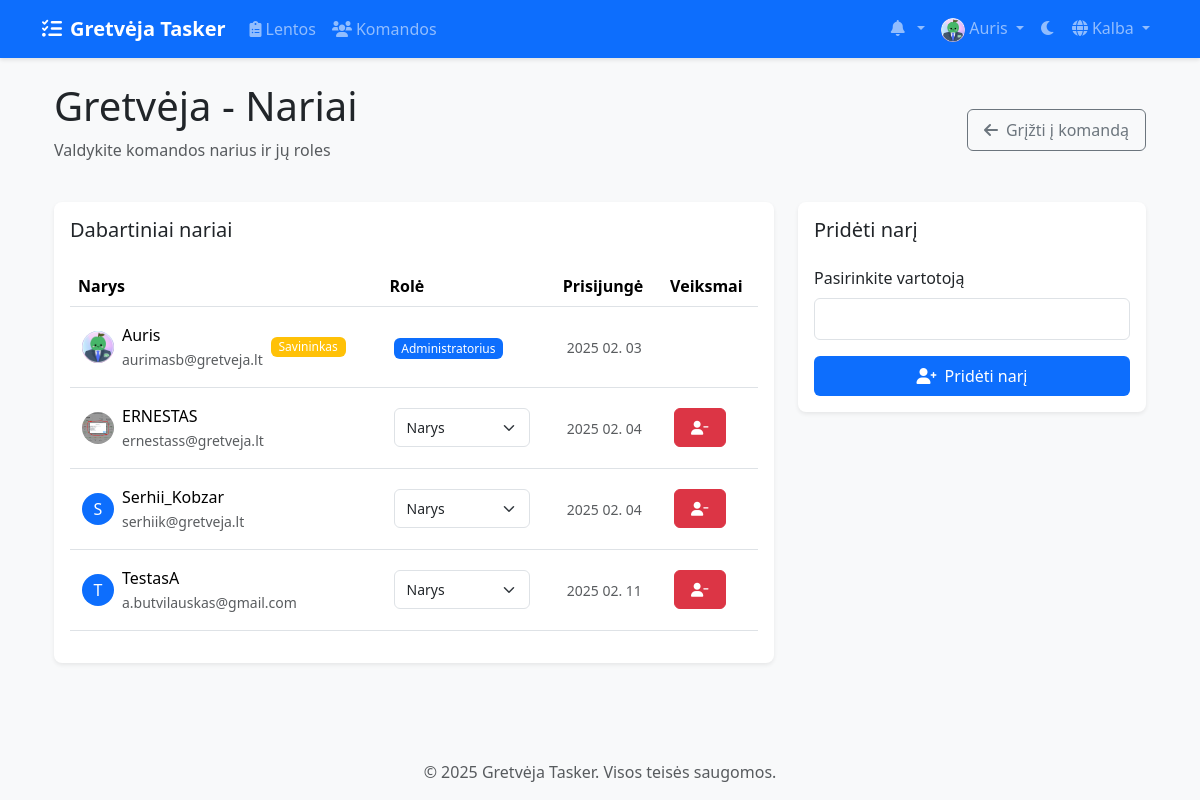
Screenshot of /lt/teams/1/members/ (signed in) with the database file from the repository.
### accounts/models.py (models this page shows, shortened)
class CustomUser(AbstractUser):
    email = models.EmailField(_('email address'), unique=True)
    avatar = models.ImageField(upload_to='avatars/', null=True, blank=True)
    bio = models.TextField(max_length=500, blank=True)
    theme_preference = models.CharField(
        max_length=10,
        choices=[('light', 'Light'), ('dark', 'Dark')],
        default='light'
    )
    notification_preferences = models.JSONField(
        default=dict,
        help_text=_('User notification preferences')
    )
    class Meta:
        verbose_name = _('user')
        verbose_name_plural = _('users')

### teams/models.py (models this page shows, shortened)
class Team(models.Model):
    name = models.CharField(max_length=100)
    description = models.TextField(blank=True)
    created_at = models.DateTimeField(auto_now_add=True)
    updated_at = models.DateTimeField(auto_now=True)
    owner = models.ForeignKey(
        settings.AUTH_USER_MODEL,
        on_delete=models.CASCADE,
        related_name='owned_teams'
    )
    members = models.ManyToManyField(
        settings.AUTH_USER_MODEL,
        through='TeamMembership',
        related_name='teams'
    )

class TeamMembership(models.Model):
    ROLE_CHOICES = [
        ('member', 'Member'),
        ('admin', 'Admin'),
    ]
    team = models.ForeignKey(Team, on_delete=models.CASCADE)
    user = models.ForeignKey(settings.AUTH_USER_MODEL, on_delete=models.CASCADE)
    role = models.CharField(max_length=20, choices=ROLE_CHOICES, default='member')
    joined_at = models.DateTimeField(auto_now_add=True)
    class Meta:
        unique_together = ('team', 'user')

### teams/views/member_views.py (the view)
# urls.py: path('<int:team_id>/members/', views.team_members, name='team_members'),
@login_required
def team_members(request, team_id):
    team = get_object_or_404(Team, id=team_id)
    if not team.members.filter(id=request.user.id).exists():
        messages.error(request, "You don't have access to this team.")
        return redirect('teams:team_list')
    members = TeamService.get_member_info(team)
    users = User.objects.exclude(id__in=team.members.values_list('id', flat=True))
    return render(request, 'teams/team_members.html', {
        'team': team,
        'members': members,
        'users': users,
        'is_admin': can_manage_team(request.user, team)
    })

### teams/permissions.py (called while the page is built)
def can_manage_team(user, team):
    return team.owner == user or is_team_admin(user, team)

### teams/services/team_service.py (called while the page is built)
    @staticmethod
    def get_member_info(team):
        return team.teammembership_set.all().select_related('user')

### templates/teams/team_members.html (shortened to what this page needs)
{% extends 'base.html' %}
{% load static %}
{% block content %}
<div class="container">
    <div class="d-flex justify-content-between align-items-center mb-4">
        <div>
            <h1 class="mb-2">{{ team.name }} - Nariai</h1>
            <p class="text-muted">Valdykite komandos narius ir jų roles</p>
        </div>
        <a href="{% url 'teams:team_detail' team_id=team.id %}" class="btn btn-outline-secondary">
            <i class="fas fa-arrow-left me-2"></i>Grįžti į komandą
        </a>
    </div>
    <div class="row">
        <div class="col-lg-8">
            <div class="card shadow-sm">
                <div class="card-body">
                    <h5 class="card-title mb-4">Dabartiniai nariai</h5>
                    <div class="table-responsive">
                        <table class="table table-hover align-middle">
                            <thead>
                                <tr>
                                    <th>Narys</th>
                                    <th>Rolė</th>
                                    <th>Prisijungė</th>
                                    {% if is_admin %}
                                    <th>Veiksmai</th>
                                    {% endif %}
                                </tr>
                            </thead>
                            <tbody>
                                {% for membership in members %}
                                <tr>
                                    <td>
                                        <div class="d-flex align-items-center">
                                            {% if membership.user.avatar %}
                                                <img src="{{ membership.user.avatar.url }}" alt="Avatar"
                                                     class="rounded-circle me-2" width="32" height="32">
                                            {% else %}
                                                <div class="rounded-circle bg-primary text-white d-flex align-items-center justify-content-center me-2"
                                                     style="width: 32px; height: 32px;">
                                                    {{ membership.user.username|make_list|first|upper }}
                                                </div>
                                            {% endif %}
                                            <div>
                                                <div>{{ membership.user.username }}</div>
                                                <small class="text-muted">{{ membership.user.email }}</small>
                                            </div>
                                            {% if membership.user == team.owner %}
                                            <span class="badge bg-warning ms-2">Savininkas</span>
                                            {% endif %}
                                        </div>
                                    </td>
                                    <td>
                                        {% if is_admin and membership.user != team.owner %}
                                        <form method="post" action="{% url 'teams:change_member_role' team_id=team.id user_id=membership.user.id %}"
                                              class="d-flex align-items-center">
                                            <select name="role" class="form-select form-select-sm"
                                                    onchange="this.form.submit()" style="width: auto;">
                                                <option value="member" {% if membership.role == 'member' %}selected{% endif %}>
                                                    Narys
                                                </option>
                                            </select>
                                        </form>
                                        {% else %}
                                        <span class="badge {% if membership.role == 'admin' %}bg-primary{% else %}bg-secondary{% endif %}">
                                            {% if membership.role == 'admin' %}Administratorius{% else %}Narys{% endif %}
                                        </span>
                                        {% endif %}
                                    </td>
                                    <td>
                                        <small class="text-muted">
                                            {{ membership.joined_at|date:"Y m. d" }}
                                        </small>
                                    </td>
                                    {% if is_admin %}
                                    <td>
                                        {% if membership.user != team.owner %}
                                        <button type="button" class="btn btn-sm btn-danger"
                                                onclick="showRemoveMemberModal('{{ membership.user.id }}', '{{ membership.user.username }}')">
                                            <i class="fas fa-user-minus"></i>
                                        </button>
                                        {% endif %}
                                    </td>
                                    {% endif %}
                                </tr>
                                {% endfor %}
                            </tbody>
                        </table>
                    </div>
                </div>
            </div>
        </div>
        {% if is_admin %}
        <div class="col-lg-4">
            <div class="card shadow-sm">
                <div class="card-body">
                    <h5 class="card-title mb-4">Pridėti narį</h5>
                    <form method="post" action="{% url 'teams:add_member' team_id=team.id %}">
                        <div class="mb-3">
                            <label class="form-label" for="selectTeamMember">Pasirinkite vartotoją</label>
                            <select name="user_id" id="selectTeamMember" class="form-control">
                            </select>
                        </div>
                        <div class="d-grid">
                            <button type="submit" class="btn btn-primary">
                                <i class="fas fa-user-plus me-2"></i>Pridėti narį
                            </button>
                        </div>
                    </form>
                </div>
            </div>
        </div>
        {% endif %}
    </div>
</div>
{% endblock %}

### templates/base.html (shortened to what this page needs)
{% load static %}
{% load compress %}
{% load i18n %}
<!DOCTYPE html>
<html lang="{{ LANGUAGE_CODE }}" data-bs-theme="light">
<head>
    <link href="https://cdn.jsdelivr.net/npm/bootstrap@5.3.2/dist/css/bootstrap.min.css" rel="stylesheet">
    <link href="https://cdnjs.cloudflare.com/ajax/libs/font-awesome/6.0.0/css/all.min.css" rel="stylesheet">
    <link href="https://cdn.jsdelivr.net/npm/select2@4.1.0-rc.0/dist/css/select2.min.css" rel="stylesheet">
    <link href="https://cdn.jsdelivr.net/npm/select2-bootstrap-5-theme@1.3.0/dist/select2-bootstrap-5-theme.min.css" rel="stylesheet">
    {% compress css %}
    <link href="{% static 'css/style.css' %}" rel="stylesheet">
    {% endcompress %}
</head>
<body>
    <nav class="navbar navbar-expand-lg navbar-dark bg-primary">
        <div class="container">
            <a class="navbar-brand" href="{% url 'home' %}">
                <i class="fas fa-tasks me-2"></i>{% trans "Gretvėja Tasker" %}
            </a>
            <div class="collapse navbar-collapse" id="navbarNav">
                <ul class="navbar-nav me-auto">
                    {% if user.is_authenticated %}
                        <li class="nav-item">
                            <a class="nav-link" href="{% url 'boards:board_list' %}">
                                <i class="fas fa-clipboard-list me-1"></i>{% trans "Boards" %}
                            </a>
                        </li>
                        <li class="nav-item">
                            <a class="nav-link" href="{% url 'teams:team_list' %}">
                                <i class="fas fa-users me-1"></i>{% trans "Teams" %}
                            </a>
                        </li>
                    {% endif %}
                </ul>
                <ul class="navbar-nav">
                    {% if user.is_authenticated %}
                        <li class="nav-item dropdown">
                            <a class="nav-link dropdown-toggle" href="#" id="notificationsDropdown" role="button" data-bs-toggle="dropdown">
                                <i class="fas fa-bell me-1"></i>
                            </a>
                        </li>
                        <li class="nav-item dropdown">
                            <a class="nav-link dropdown-toggle" href="#" id="userDropdown" role="button" data-bs-toggle="dropdown">
                                {% if user.avatar %}
                                    <img src="{{ user.avatar.url }}" alt="{% trans 'Avatar' %}" class="rounded-circle" width="24" height="24">
                                {% else %}
                                    <i class="fas fa-user-circle"></i>
                                {% endif %}
                                {{ user.username }}
                            </a>
                        </li>
                    {% endif %}
                    <li class="nav-item">
                        <button class="btn nav-link" id="theme-toggle">
                            <i class="fas fa-moon"></i>
                        </button>
                    </li>
                    <li class="nav-item dropdown">
                        <a class="nav-link dropdown-toggle" href="#" id="languageDropdown" role="button" data-bs-toggle="dropdown">
                            <i class="fas fa-globe me-1"></i>{% trans "Language" %}
                        </a>
                                {% get_current_language as CURRENT_LANGUAGE %}
                                {% get_available_languages as LANGUAGES %}
                    </li>
                </ul>
            </div>
        </div>
    </nav>
    <main class="container my-4">
        {% block content %}{% endblock %}
    </main>
    <footer class="footer mt-auto py-3 bg-light">
        <div class="container text-center">
            <span class="text-muted">© {% now "Y" %} Gretvėja Tasker. {% trans "All rights reserved." %}</span>
        </div>
    </footer>
</body>
</html>

### staticfiles/css/style.css (style rules this page uses)
:root { --primary-color: #0d6efd; --secondary-color: #6c757d; --success-color: #198754; --info-color: #0dcaf0; --warning-color: #ffc107; --danger-color: #dc3545; --light-color: #f8f9fa; --dark-color: #212529; --todo-color: #ff6b6b; --doing-color: #ffd93d; --done-color: #6bcb77; --rejected-color: #4d96ff; }
body { min-height: 100vh; display: flex; flex-direction: column; background-color: var(--bs-gray-100); }
main { flex: 1; }
.navbar { box-shadow: 0 2px 4px rgba(0,0,0,0.1); }
.navbar-brand { font-weight: bold; }
.card { border-radius: 0.5rem; box-shadow: 0 0.125rem 0.25rem rgba(0,0,0,0.075); transition: transform 0.2s ease-in-out; border: none; }
.form-control, .form-select { border-radius: 0.375rem; border: 1px solid var(--bs-gray-300); padding: 0.5rem 0.75rem; }
.btn { border-radius: 0.375rem; padding: 0.5rem 1rem; font-weight: 500; transition: all 0.2s ease; }
.btn-primary { background: var(--primary-color); border: none; }

### templates/teams/team_members.html (style rules this page uses)
.table td { padding: 1rem 0.75rem; }
.form-select { background-color: var(--bs-body-bg); }
.badge { font-weight: 500; }

### rows the page displays
CustomUser: avatar (picture), username "Auris"
Team: name "Gretvėja"
TeamMembership: user.avatar (picture), user.username "Auris", user.email "aurimasb@gretveja.lt", shows "Savininkas", role "Administratorius", joined_at "2025 02. 03"
TeamMembership: user.avatar (picture), user.username "ERNESTAS", user.email "ernestass@gretveja.lt", role "Narys", joined_at "2025 02. 04"
TeamMembership: user.username|make_list "S", user.username "Serhii_Kobzar", user.email "serhiik@gretveja.lt", role "Narys", joined_at "2025 02. 04"
TeamMembership: user.username|make_list "T", user.username "TestasA", user.email "a.butvilauskas@gmail.com", role "Narys", joined_at "2025 02. 11"
